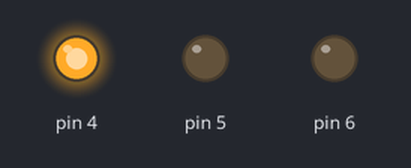
The sketch below on a simulated Arduino Uno, built with avr-gcc and run on an emulated ATmega328P. Shown: output pins drawn as LEDs (lit = HIGH).

Above: at 0.5 s.
At 3.5 s:
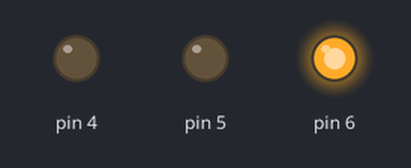
At 5.0 s:
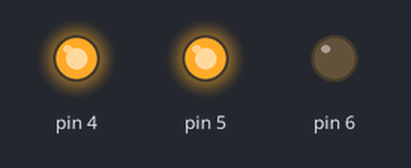
At 6.5 s:
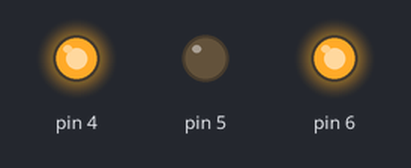
At 8.0 s:
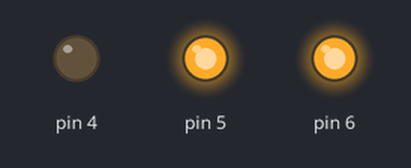
At 11.0 s:
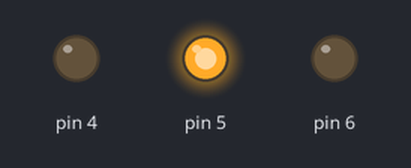
Timing chart, 0 to 11.7 s (numbered marks = the images above):
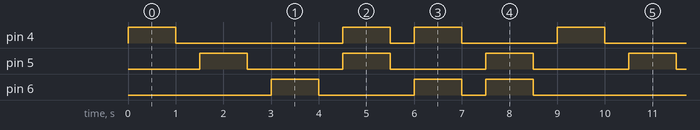

Measured:
- by itself, pin 4: repeats every 9.0 s: LOW 3.5 s, HIGH 1.0 s, LOW 0.50 s, HIGH 1.0 s, LOW 2.0 s, HIGH 1.0 s
- by itself, pin 5: alternates HIGH for 1.0 s and LOW for 2.0 s
- by itself, pin 6: repeats every 9.0 s: LOW 2.0 s, HIGH 1.0 s, LOW 0.50 s, HIGH 1.0 s, LOW 3.5 s, HIGH 1.0 s

The sketch:

Multi-Colored_LED.ino
```cpp
const int onTime = 1000;
const int offTime = 500;

 void setup() {
  pinMode(4,OUTPUT);
  pinMode(5,OUTPUT);
  pinMode(6,OUTPUT);

 }
 void loop(){
  digitalWrite(4,HIGH);
  delay (onTime);
  digitalWrite(4,LOW);
  delay (offTime);
  digitalWrite(5,HIGH);
  delay (onTime);
  digitalWrite(5,LOW);
  delay (offTime);
  digitalWrite(6,HIGH);
  delay (onTime);
  digitalWrite(6,LOW);
  delay (offTime);

//  Double mixed colors;
  digitalWrite(4,HIGH);
  digitalWrite(5,HIGH);
  delay (onTime);
  digitalWrite(4,LOW);
  digitalWrite(5,LOW);
  delay (offTime);
  digitalWrite(4,HIGH);
  digitalWrite(6,HIGH);
  delay (onTime);
  digitalWrite(4,LOW);
  digitalWrite(6,LOW);
  delay (offTime);
  digitalWrite(5,HIGH);
  digitalWrite(6,HIGH);
  delay (onTime);
  digitalWrite(5,LOW);
  digitalWrite(6,LOW);
  delay (offTime);

 }
```
